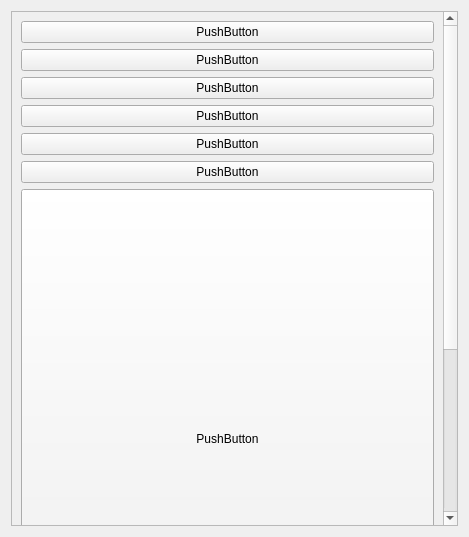
<?xml version="1.0" encoding="UTF-8"?>
<ui version="4.0">
 <class>Form</class>
 <widget class="QWidget" name="Form">
  <property name="geometry">
   <rect>
    <x>0</x>
    <y>0</y>
    <width>469</width>
    <height>537</height>
   </rect>
  </property>
  <property name="windowTitle">
   <string>Form</string>
  </property>
  <layout class="QGridLayout" name="gridLayout">
   <item row="0" column="0">
    <widget class="QScrollArea" name="scrollArea">
     <property name="verticalScrollBarPolicy">
      <enum>Qt::ScrollBarAlwaysOn</enum>
     </property>
     <property name="widgetResizable">
      <bool>true</bool>
     </property>
     <widget class="QWidget" name="scrollAreaWidgetContents">
      <property name="geometry">
       <rect>
        <x>0</x>
        <y>-288</y>
        <width>424</width>
        <height>846</height>
       </rect>
      </property>
      <layout class="QGridLayout" name="gridLayout_2">
       <item row="0" column="0">
        <widget class="QPushButton" name="pushButton">
         <property name="text">
          <string>PushButton</string>
         </property>
        </widget>
       </item>
       <item row="3" column="0">
        <widget class="QPushButton" name="pushButton_7">
         <property name="text">
          <string>PushButton</string>
         </property>
        </widget>
       </item>
       <item row="1" column="0">
        <widget class="QPushButton" name="pushButton_3">
         <property name="text">
          <string>PushButton</string>
         </property>
        </widget>
       </item>
       <item row="5" column="0">
        <widget class="QPushButton" name="pushButton_8">
         <property name="text">
          <string>PushButton</string>
         </property>
        </widget>
       </item>
       <item row="8" column="0">
        <widget class="QPushButton" name="pushButton_2">
         <property name="text">
          <string>PushButton</string>
         </property>
        </widget>
       </item>
       <item row="2" column="0">
        <widget class="QPushButton" name="pushButton_6">
         <property name="text">
          <string>PushButton</string>
         </property>
        </widget>
       </item>
       <item row="4" column="0">
        <widget class="QPushButton" name="pushButton_9">
         <property name="text">
          <string>PushButton</string>
         </property>
        </widget>
       </item>
       <item row="7" column="0">
        <widget class="QPushButton" name="pushButton_4">
         <property name="text">
          <string>PushButton</string>
         </property>
        </widget>
       </item>
       <item row="6" column="0">
        <widget class="QPushButton" name="pushButton_5">
         <property name="minimumSize">
          <size>
           <width>0</width>
           <height>500</height>
          </size>
         </property>
         <property name="text">
          <string>PushButton</string>
         </property>
        </widget>
       </item>
       <item row="9" column="0">
        <widget class="QPushButton" name="pushButton_10">
         <property name="text">
          <string>PushButton</string>
         </property>
        </widget>
       </item>
      </layout>
     </widget>
    </widget>
   </item>
  </layout>
 </widget>
 <resources/>
 <connections/>
</ui>
